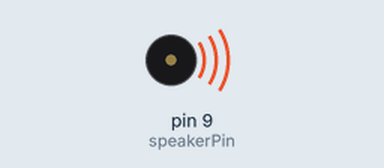
A sketch run on a simulated Arduino Uno, built with avr-gcc and run on an emulated ATmega328P. On the bench: buzzer (waves = sounding).

Above: at 0.2 s.
At 33.3 s:
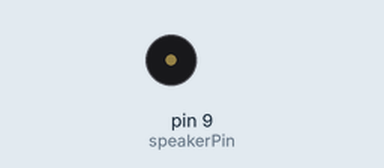
Timing chart, 0 to 34.9 s (numbered marks = the images above):
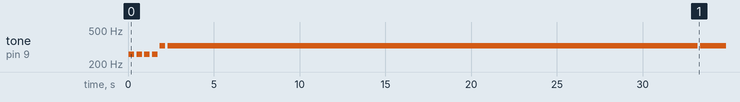

The sketch:

AnotherAlternativeWithoutPlugins.ino
```cpp
int speakerPin = 9;

int length = 15; // the number of notes
char notes[] = "cccceeeeddddd "; // space = REST
int beats[] = { 1,1,1,1,1 };
int tempo = 300;

void playTone(int tone, int duration) {
  for (long i = 0; i < duration * 1000L; i += tone * 2) {
    digitalWrite(10, HIGH);
    digitalWrite(speakerPin, HIGH);
    delayMicroseconds(tone);
    digitalWrite(10, LOW);
    digitalWrite(speakerPin, LOW);
    delayMicroseconds(tone);
  }
}

void playNote(char note, int duration) {
  char names[] = { 'c', 'd', 'e', 'f', 'g', 'a', 'b', 'C' };
  int tones[] = { 1915, 1700, 1519, 1432, 1275, 1136, 1014, 956 };

  // play the tone corresponding to the note name
  for (int i = 0; i < 8; i++) {
    if (names[i] == note) {
      playTone(tones[i], duration);
    }
  }
}

void setup() {
  pinMode(speakerPin, OUTPUT);
}

void loop() {
  for (int i = 0; i < length; i++) {
    if (notes[i] == ' ') {
      delay(beats[i] * tempo); // rest
    } else {
      playNote(notes[i], beats[i] * tempo);
    }

    // pause between notes
    delay(tempo / 2);
  }
}
```

Measured:
- by itself, tone on pin 9 (speakerPin): plays 260 Hz for 0.32 s, 260 Hz for 0.32 s, 260 Hz for 0.32 s, 260 Hz for 0.32 s, 327 Hz for 0.32 s, 327 Hz for 30.9 s … (7 notes in this stretch)
